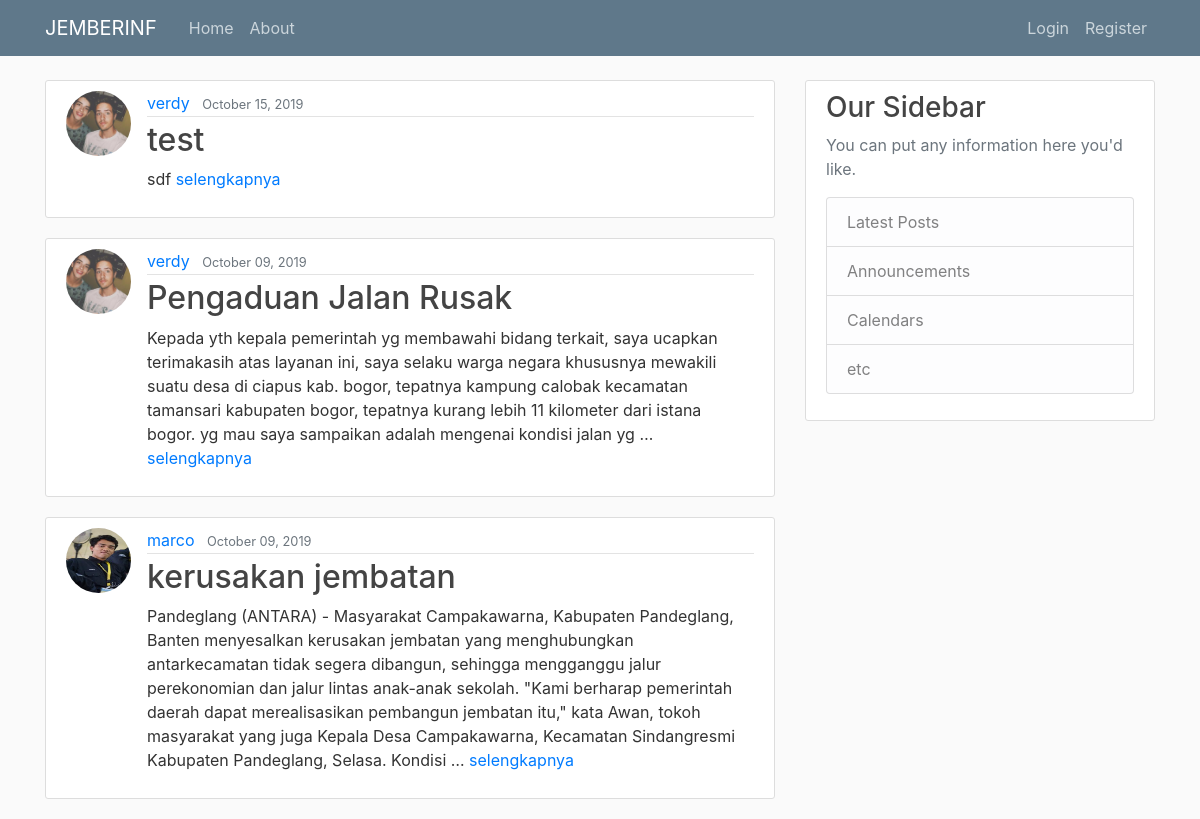
The page / on the database its author committed.
### blog/models.py (models this page shows, shortened)
class Post(models.Model):
	KATEGORI = (
			('Jalan', 'jalan'),
			('Jembatan', 'jembatan'),
			('Lampu Jalan', 'lampu_jalan'),
		)
	STATUS = (
			('Belum Di Survey', 'belum_di_survey'),
			('Sedang Di Survey', 'sedang_di_survey'),
			('Telah Di Survey', 'telah_di_survey'),
			('Dalam Proses Pengerjaan','dalam_proses_pengerjaan'),
			('Telah Di Perbaiki', 'telah_di_perbaiki')
		)
	judul		= models.CharField(max_length=255)
	isi 		= models.TextField()
	kategori 	= models.CharField(max_length=255, choices=KATEGORI)
	waktu_post	= models.DateTimeField(default=timezone.now)
	foto 		= models.ImageField(default='blank.jpg', upload_to='pengaduan', null=True, blank=True)
	status 		= models.CharField(max_length=255, choices=STATUS, default='Belum Di Survey')
	penulis		= models.ForeignKey(User, on_delete = models.CASCADE)

### users/models.py (models this page shows, shortened)
class Profile(models.Model):
	user = models.OneToOneField(User, on_delete = models.CASCADE)
	image = models.ImageField(default='default.jpg', upload_to='profile_pics')

### blog/views.py (the view)
# urls.py: path('', PostListView.as_view(), name = 'blog-home'),
class PostListView(ListView):
	model = Post
	template_name = 'blog/home.html'
	context_object_name = 'posts'
	ordering = ['-waktu_post']

### blog/templates/blog/home.html
{% extends "blog/base.html" %}
{% block content %}
    {% for post in posts %}
    {% if post.status != 'belum_di_survey'  %}
        <article class="media content-section">
          <img class="rounded-circle article-img" src="{{ post.penulis.profile.image.url }}">
          <div class="media-body">
            <div class="article-metadata">
              <a class="mr-2" href="#">{{ post.penulis }}</a>
              <small class="text-muted">{{ post.waktu_post|date:"F d, Y" }}</small>
            </div>
            <h2><a class="article-title" href="{% url 'post-detail' post.id %}">{{ post.judul }}</a></h2>
            <p class="article-content">{{ post.isi|truncatewords:50 }} <a href="{% url 'post-detail' post.id %}">selengkapnya</a></p>
          </div>
        </article>
    {% endif %}
    {% endfor %}
{% endblock content %}

### blog/templates/blog/base.html (shortened to what this page needs)
{% load static %}
<!DOCTYPE html>
<html>
<head>
    <link rel="stylesheet" href="https://maxcdn.bootstrapcdn.com/bootstrap/4.0.0/css/bootstrap.min.css">
    <link rel="stylesheet" type="text/css" href="{% static 'blog/main.css' %}">
</head>
<body>
    <header class="site-header">
      <nav class="navbar navbar-expand-md navbar-dark bg-steel fixed-top">
        <div class="container">
          <a class="navbar-brand mr-4" href="{% url 'blog-home' %}">JEMBERINF</a>
          <div class="collapse navbar-collapse" id="navbarToggle">
            <div class="navbar-nav mr-auto">
              <a class="nav-item nav-link" href="{% url 'blog-home' %}">Home</a>
              <a class="nav-item nav-link" href="{% url 'blog-about' %}">About</a>
            </div>
            <div class="navbar-nav">
              {% if user.is_authenticated %}
              <a class="nav-item nav-link" href="{% url 'post-create' %}">New Post</a>
              <a class="nav-item nav-link" href="{% url 'profile' %}">{{user.username}}</a>
              <a class="nav-item nav-link" href="{% url 'logout' %}">Logout</a>
                {% else %}
              <a class="nav-item nav-link" href="{% url 'login' %}">Login</a>
              <a class="nav-item nav-link" href="{% url 'register' %}">Register</a>
            {% endif %}
            </div>
          </div>
        </div>
      </nav>
    </header>
    <main role="main" class="container">
      <div class="row">
        <div class="col-md-8">
          {% block content %}{% endblock %}
        </div>
        <div class="col-md-4">
          <div class="content-section">
            <h3>Our Sidebar</h3>
            <p class='text-muted'>You can put any information here you'd like.
              <ul class="list-group">
                <li class="list-group-item list-group-item-light">Latest Posts</li>
                <li class="list-group-item list-group-item-light">Announcements</li>
                <li class="list-group-item list-group-item-light">Calendars</li>
                <li class="list-group-item list-group-item-light">etc</li>
              </ul>
            </p>
          </div>
        </div>
      </div>
    </main>
</body>
</html>

### blog/static/blog/main.css (style rules this page uses)
body { background: #fafafa; color: #333333; margin-top: 5rem; }
h1, h2, h3, h4, h5, h6 { color: #444444; }
ul { margin: 0; }
.bg-steel { background-color: #5f788a; }
.site-header .navbar-nav .nav-link { color: #cbd5db; }
.content-section { background: #ffffff; padding: 10px 20px; border: 1px solid #dddddd; border-radius: 3px; margin-bottom: 20px; }
.article-title { color: #444444; }
.article-content { white-space: pre-line; }
.article-img { height: 65px; width: 65px; margin-right: 16px; }
.article-metadata { padding-bottom: 1px; margin-bottom: 4px; border-bottom: 1px solid #e3e3e3 }

### rows shown on the page
Post: penulis.profile.image (picture), penulis "verdy", waktu_post "October 15, 2019", judul "test", isi "sdf"
Post: penulis.profile.image (picture), penulis "verdy", waktu_post "October 09, 2019", judul "Pengaduan Jalan Rusak", isi "Kepada yth kepala pemerintah yg membawahi bidang terkait, saya ucapkan terimakasih atas layanan ini, saya selaku warga negara khususnya mewakili suatu desa di ciapus kab. bogor, tepatnya kampung calobak kecamatan tamansari kabupaten bogor, tepatnya kurang lebih 11 kilometer dari istana bogor. yg mau saya sampaikan adalah mengenai kondisi jalan yg …"
Post: penulis.profile.image (picture), penulis "marco", waktu_post "October 09, 2019", judul "kerusakan jembatan", isi "Pandeglang (ANTARA) - Masyarakat Campakawarna, Kabupaten Pandeglang, Banten menyesalkan kerusakan jembatan yang menghubungkan antarkecamatan tidak segera dibangun, sehingga mengganggu jalur perekonomian dan jalur lintas anak-anak sekolah. \"Kami berharap pemerintah daerah dapat merealisasikan pembangun jembatan itu,\" kata Awan, tokoh masyarakat yang juga Kepala Desa Campakawarna, Kecamatan Sindangresmi Kabupaten Pandeglang, Selasa. Kondisi …"
